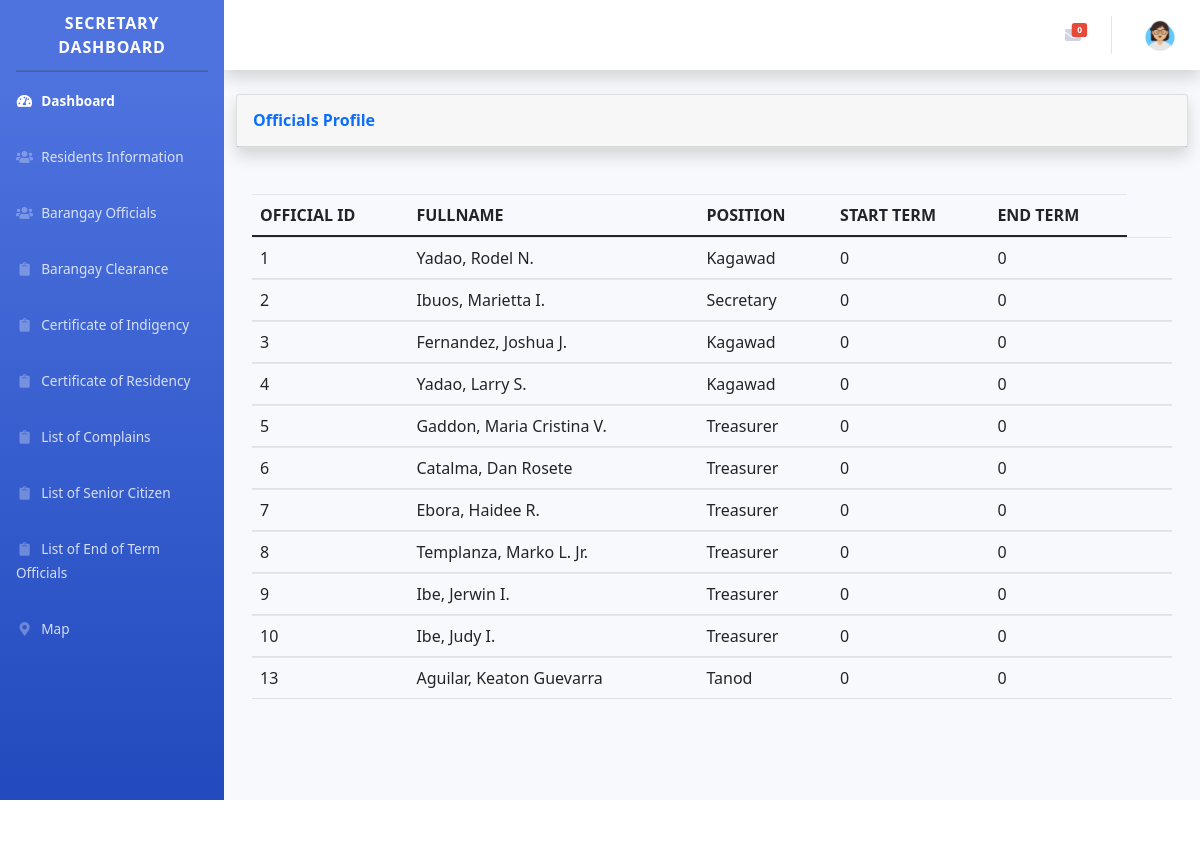
Screenshot of /termOfficial.php with the database file from the repository.
### tables this page shows
CREATE TABLE `tbl_official` (
  `id_official` int(11) NOT NULL,
  `lname_official` varchar(55) NOT NULL,
  `fname_official` varchar(55) NOT NULL,
  `mname_official` varchar(55) NOT NULL,
  `suffix_official` varchar(55) NOT NULL,
  `position` varchar(55) NOT NULL,
  `Status` tinyint(4) NOT NULL,
  `sTerm` int(11) NOT NULL,
  `eTerm` int(11) NOT NULL
);

### termOfficial.php (the view, shortened to what this page needs)
	<?php
	include('includes/header.php');
	include('includes/navbar.php');
	?>
	<link rel="stylesheet" href="https://cdn.datatables.net/1.11.4/css/dataTables.bootstrap5.min.css" />
	<div id="content-wrapper" class="d-flex flex-column">
		<div id="content">
			<nav class="navbar navbar-expand navbar-light bg-white topbar mb-4 static-top shadow">
				<ul class="navbar-nav ml-auto">
				<?php
			    include("condb.php");
			    $sql = "SELECT * FROM tbl_msg WHERE msg_status=1 AND Status = '1'";
			    $result= mysqli_query($cn,$sql);
			    $row= mysqli_num_rows($result);
			    ?>
				<li class="nav-item dropdown no-arrow mx-1">
					<a class="nav-link dropdown-toggle" href="#" id="alertsDropdown" role="button" data-toggle="dropdown" aria-haspopup="true" aria-expanded="false">
						<span class="badge badge-danger badge-counter"> <?php echo $row; ?></span>
					</a>
			</li>
			<li class="nav-item dropdown no-arrow">
				<a class="nav-link dropdown-toggle" href="#" id="userDropdown" role="button"
				data-toggle="dropdown" aria-haspopup="true" aria-expanded="false">
				<img src="img/admin.png" class="img-profile rounded-circle">
			</a>
	</li>
</ul>
</nav>
<div class="container-fluid">
	<div class="card shadow mb-4">
		<div class="card-header py-3">
			<h6 class="m-0 font-weight-bold text-primary">Officials Profile
			</h6>
		</div>
	</div>
	<div class="card-body">
		<div class="table-responsive">
			<table class="table table-hover" id="dataTable" width="100%" cellspacing="0">
				<thead>
					<tr>
						<th>OFFICIAL ID</th>
						<th>FULLNAME</th>
						<th>POSITION</th>
						<th>START TERM</th>
						<th>END TERM</th>
					</tr>
				</thead>
				<?php
						$year = date('Y');
						$sql = "SELECT * FROM tbl_official WHERE Status = '1' AND eTerm < $year";
						$res = mysqli_query($cn, $sql);
						while ($results = mysqli_fetch_array($res)) { ?>
					<tr>
						<td><?php echo $results ['id_official']?></td>
						<td><?php echo $results ['lname_official'], ", ", $results ['fname_official'], " ", $results ['mname_official'], " ", $results ['suffix_official'] ?></td>
						<td><?php echo $results ['position'] ?></td>
							<td><?php echo $results ['sTerm'] ?></td>
								<td><?php echo $results ['eTerm'] ?></td>
						<td>
						</td>
						<td>
						</td>
					</tr>
				<?php } ?>
			</table>
		</div>
	</div>
		</div>
	</div>
</div>
</div>
<?php
include ('includes/footer.php');
?>

### includes/header.php (shortened to what this page needs)
<!DOCTYPE html>
<html lang="en">
<head>
    <link href="vendor/fontawesome-free/css/all.min.css" rel="stylesheet" type="text/css">
    <link href="css/sb-admin-2.min.css" rel="stylesheet">
    <link href="https://cdn.jsdelivr.net/npm/bootstrap@5.1.0/dist/css/bootstrap.min.css" rel="stylesheet">
    <link rel="stylesheet" type="text/css" href="https://cdn.datatables.net/1.11.5/css/dataTables.bootstrap5.min.css">
</head>
<body id="page-top">
    <div id="wrapper">

### includes/navbar.php (shortened to what this page needs)
<ul class="navbar-nav bg-gradient-primary sidebar sidebar-dark accordion" id="accordionSidebar">
    <a class="sidebar-brand d-flex align-items-center justify-content-center" href="index.php">
        <div class="sidebar-brand-text mx-3">Secretary Dashboard</div>
    </a>
    <hr class="sidebar-divider my-0">
    <li class="nav-item active">
        <a class="nav-link" href="dashboard.php">
            <i class="fas fa-fw fa-tachometer-alt"></i>
            <span>Dashboard</span></a>
    </li>
    <li class="nav-item">
        <a class="nav-link collapsed" href="resident.php">
            <i class="fas fa-fw fa-users"></i>
            <span>Residents Information</span>
        </a>
       <a class="nav-link collapsed" href="official.php">
            <i class="fas fa-fw fa-users"></i>
            <span>Barangay Officials</span>
        </a>
          <a class="nav-link collapsed" href="clearance.php">
            <i class="fas fa-fw fa-clipboard"></i>
            <span>Barangay Clearance</span>
        </a>
          <a class="nav-link collapsed" href="indigency.php">
            <i class="fas fa-fw fa-clipboard"></i>
            <span>Certificate of Indigency</span>
        </a>
          <a class="nav-link collapsed" href="residency.php">
            <i class="fas fa-fw fa-clipboard"></i>
            <span>Certificate of Residency</span>
        </a>
        <a class="nav-link collapsed" href="lscomplain.php">
            <i class="fas fa-fw fa-clipboard"></i>
            <span>List of Complains</span>
        </a>
        <a class="nav-link collapsed" href="lsSenior.php">
            <i class="fas fa-fw fa-clipboard"></i>
            <span>List of Senior Citizen</span>
        </a>
        <a class="nav-link collapsed" href="termOfficial.php">
            <i class="fas fa-fw fa-clipboard"></i>
            <span>List of End of Term Officials</span>
        </a>
    </li>
     <li class="nav-item">
        <a class="nav-link collapsed" href="map.php?id=0">
            <i class="fas fa-fw fa-map-marker-alt"></i>
            <span>Map</span>
        </a>
    </li>
</ul>

### includes/footer.php (shortened to what this page needs)
            <footer class="sticky-footer bg-white">
            </footer>
</body>
</html>

### rows the page displays
tbl_official: id_official "1", lname_official "Yadao", fname_official "Rodel", mname_official "N.", position "Kagawad", sTerm "0", eTerm "0"
tbl_official: id_official "2", lname_official "Ibuos", fname_official "Marietta", mname_official "I.", position "Secretary", sTerm "0", eTerm "0"
tbl_official: id_official "3", lname_official "Fernandez", fname_official "Joshua", mname_official "J.", position "Kagawad", sTerm "0", eTerm "0"
tbl_official: id_official "4", lname_official "Yadao", fname_official "Larry", mname_official "S.", position "Kagawad", sTerm "0", eTerm "0"
tbl_official: id_official "5", lname_official "Gaddon", fname_official "Maria Cristina", mname_official "V.", position "Treasurer", sTerm "0", eTerm "0"
tbl_official: id_official "6", lname_official "Catalma", fname_official "Dan", mname_official "Rosete", position "Treasurer", sTerm "0", eTerm "0"
tbl_official: id_official "7", lname_official "Ebora", fname_official "Haidee", mname_official "R.", position "Treasurer", sTerm "0", eTerm "0"
tbl_official: id_official "8", lname_official "Templanza", fname_official "Marko", mname_official "L.", suffix_official "Jr.", position "Treasurer", sTerm "0", eTerm "0"
tbl_official: id_official "9", lname_official "Ibe", fname_official "Jerwin", mname_official "I.", position "Treasurer", sTerm "0", eTerm "0"
tbl_official: id_official "10", lname_official "Ibe", fname_official "Judy", mname_official "I.", position "Treasurer", sTerm "0", eTerm "0"
tbl_official: id_official "13", lname_official "Aguilar", fname_official "Keaton", mname_official "Guevarra", position "Tanod", sTerm "0", eTerm "0"

### other values shown
$row "0"
